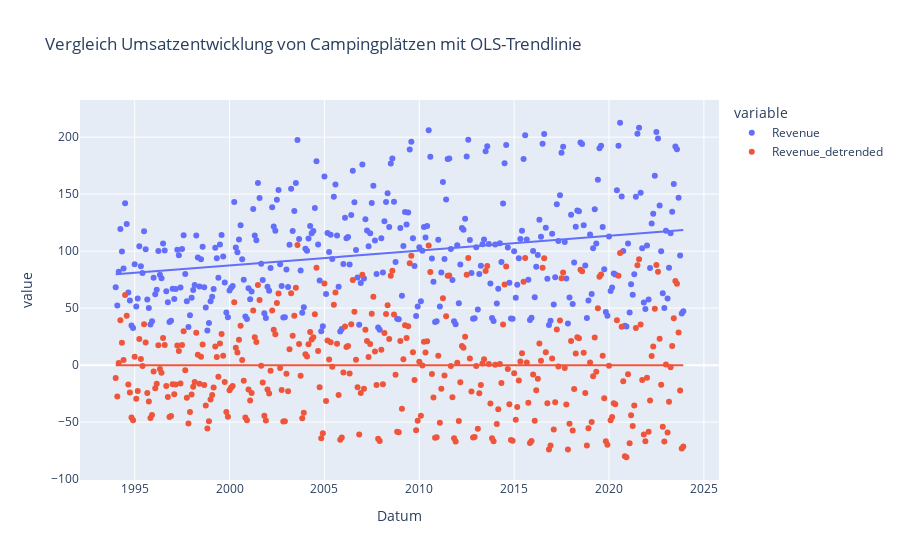

Notebook code for this chart:
### Code cell
# Scatter Darstellung mit R²-Linie
fig_revenue = px.scatter(df_merged, x="Datum", y=["Revenue","Revenue_detrended"], 
                         trendline="ols", title="Vergleich Umsatzentwicklung von Campingplätzen mit OLS-Trendlinie")
fig_revenue.show()

### Figure 1 — Plotly figure (JSON) as saved in the notebook; plotly's stock layout.template omitted (floating-point values rounded to 4 significant figures; data arrays with more than 128 entries replaced by an {"elided": "..."} marker saying what was removed)
{"data": [{"hovertemplate": "variable=Revenue<br>Datum=%{x}<br>value=%{y}<extra></extra>", "legendgroup": "Revenue", "marker": {"color": "#636efa", "symbol": "circle"}, "mode": "markers", "name": "Revenue", "orientation": "v", "showlegend": true, "type": "scatter", "x": {"elided": "360 str values"}, "xaxis": "x", "y": {"elided": "360 float values"}, "yaxis": "y"}, {"hovertemplate": "<b>OLS trendline</b><br>value = 4.10864e-08 * Datum + 48.5779<br>R<sup>2</sup>=0.061667<br><br>variable=Revenue<br>Datum=%{x}<br>value=%{y} <b>(trend)</b><extra></extra>", "legendgroup": "Revenue", "marker": {"color": "#636efa", "symbol": "circle"}, "mode": "lines", "name": "Revenue", "showlegend": false, "type": "scatter", "x": {"elided": "360 str values"}, "xaxis": "x", "y": {"elided": "360 float values"}, "yaxis": "y"}, {"hovertemplate": "variable=Revenue_detrended<br>Datum=%{x}<br>value=%{y}<extra></extra>", "legendgroup": "Revenue_detrended", "marker": {"color": "#EF553B", "symbol": "circle"}, "mode": "markers", "name": "Revenue_detrended", "orientation": "v", "showlegend": true, "type": "scatter", "x": {"elided": "360 str values"}, "xaxis": "x", "y": {"elided": "360 float values"}, "yaxis": "y"}, {"hovertemplate": "<b>OLS trendline</b><br>value = -1.36781e-11 * Datum + 0.0168153<br>R<sup>2</sup>=0.000000<br><br>variable=Revenue_detrended<br>Datum=%{x}<br>value=%{y} <b>(trend)</b><extra></extra>", "legendgroup": "Revenue_detrended", "marker": {"color": "#EF553B", "symbol": "circle"}, "mode": "lines", "name": "Revenue_detrended", "showlegend": false, "type": "scatter", "x": {"elided": "360 str values"}, "xaxis": "x", "y": {"elided": "360 float values"}, "yaxis": "y"}], "layout": {"legend": {"title": {"text": "variable"}, "tracegroupgap": 0}, "title": {"text": "Vergleich Umsatzentwicklung von Campingplätzen mit OLS-Trendlinie"}, "xaxis": {"anchor": "y", "domain": [0, 1], "title": {"text": "Datum"}}, "yaxis": {"anchor": "x", "domain": [0, 1], "title": {"text": "value"}}}}
